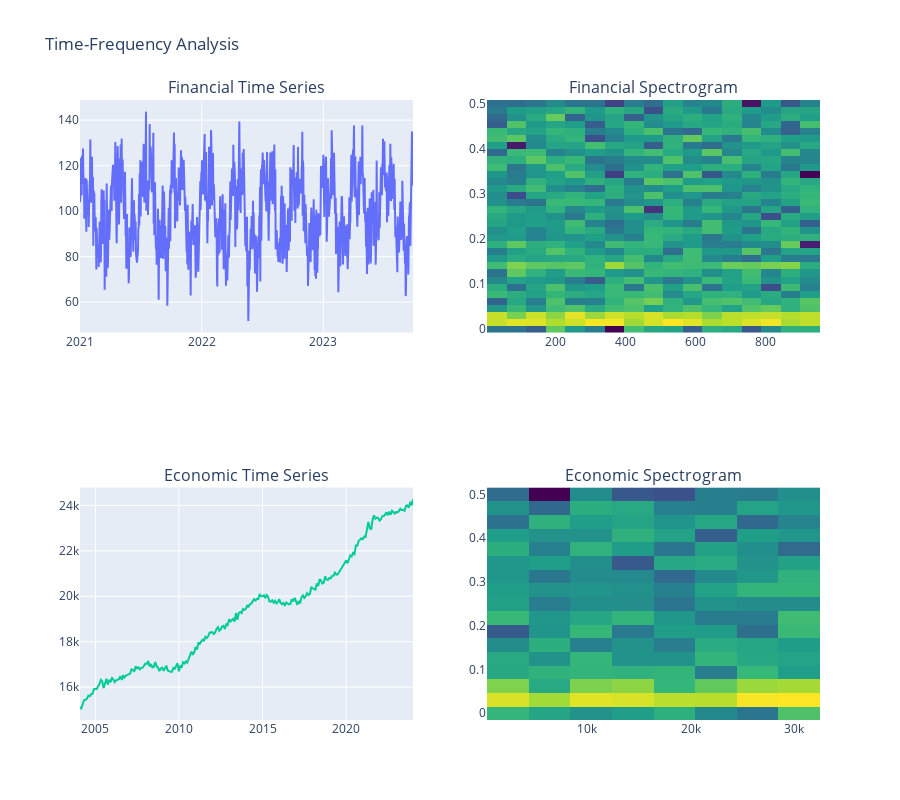

Here is the notebook cell this chart was saved with:
### Code cell
# 3. SPECTROGRAMS AND TIME-FREQUENCY ANALYSIS
print(" 3. SPECTROGRAMS & TIME-FREQUENCY ANALYSIS")
print("=" * 43)

def create_spectrogram(signal, fs=1.0, window_size=256):
    """Create spectrogram for time-frequency analysis"""
    
    # Ensure window size is appropriate
    window_size = min(window_size, len(signal) // 4)
    
    freqs, times, Sxx = spectrogram(signal, fs, nperseg=window_size)
    
    # Convert to dB scale
    Sxx_db = 10 * np.log10(Sxx + 1e-10)
    
    return freqs, times, Sxx_db

# Time-varying frequency analysis for financial data
fin_freqs, fin_times, fin_spec = create_spectrogram(financial_df['price'].values, 1.0, 64)

print("Financial Spectrogram Analysis:")
print(f"Frequency resolution: {fin_freqs[1]:.4f} cycles/day")
print(f"Time resolution: {fin_times[1]:.1f} days")

# Dominant frequency evolution
dominant_freq_evolution = []
for t_idx in range(len(fin_times)):
    power_slice = fin_spec[:, t_idx]
    dominant_idx = np.argmax(power_slice)
    dominant_freq_evolution.append(fin_freqs[dominant_idx])

freq_variability = np.std(dominant_freq_evolution)
print(f"Dominant frequency variability: {freq_variability:.4f}")

# Economic time-frequency analysis
econ_freqs, econ_times, econ_spec = create_spectrogram(economic_df['gdp'].values, 1/12, 32)

print(f"\nEconomic Spectrogram Analysis:")
print(f"Frequency resolution: {econ_freqs[1]*12:.3f} cycles/year")
print(f"Time resolution: {econ_times[1]*12:.1f} months")

# Identify time periods with strong cyclical behavior
cycle_strength = np.mean(econ_spec, axis=0)
high_cycle_periods = econ_times[cycle_strength > np.percentile(cycle_strength, 75)]
print(f"High cyclical activity periods: {len(high_cycle_periods)} windows")

# Advanced windowing techniques
def apply_windowing(signal, window_type='hann'):
    """Apply different windowing functions"""
    
    n = len(signal)
    
    if window_type == 'hann':
        window = hann(n)
    elif window_type == 'blackman':
        window = blackman(n)
    elif window_type == 'kaiser':
        window = kaiser(n, beta=8.6)
    else:
        window = np.ones(n) # Rectangular
    
    windowed_signal = signal * window
    
    # Compute FFT with windowing
    fft_windowed = rfft(windowed_signal)
    fft_original = rfft(signal)
    
    # Compare spectral leakage
    magnitude_windowed = np.abs(fft_windowed)
    magnitude_original = np.abs(fft_original)
    
    return {
        'windowed_signal': windowed_signal,
        'window': window,
        'magnitude_windowed': magnitude_windowed,
        'magnitude_original': magnitude_original
    }

# Test windowing on sensor data subset
sensor_subset = sensor_df['signal'].values[:512] # Power of 2 for efficiency
windowing_results = {}

for window_type in ['rectangular', 'hann', 'blackman', 'kaiser']:
    result = apply_windowing(sensor_subset, window_type)
    windowing_results[window_type] = result

print(f"\nWindowing Function Comparison:")
for window_type, result in windowing_results.items():
    # Measure spectral leakage (energy outside main peaks)
    main_peak_idx = np.argmax(result['magnitude_windowed'])
    total_energy = np.sum(result['magnitude_windowed'] ** 2)
    
    # Define main peak region (±5 bins)
    start_idx = max(0, main_peak_idx - 5)
    end_idx = min(len(result['magnitude_windowed']), main_peak_idx + 6)
    main_peak_energy = np.sum(result['magnitude_windowed'][start_idx:end_idx] ** 2)
    
    leakage_ratio = 1 - (main_peak_energy / total_energy)
    print(f" {window_type:12}: Spectral leakage = {leakage_ratio:.3f}")

# Visualize spectrogram
fig_spec = make_subplots(
    rows=2, cols=2,
    subplot_titles=['Financial Time Series', 'Financial Spectrogram',
                   'Economic Time Series', 'Economic Spectrogram'])

# Financial data
fig_spec.add_trace(
    go.Scatter(x=financial_df.index, y=financial_df['price'], name='Price'),
    row=1, col=1
)

# Financial spectrogram (show subset for clarity)
fig_spec.add_trace(
    go.Heatmap(z=fin_spec, x=fin_times, y=fin_freqs,
              colorscale='Viridis', showscale=False),
    row=1, col=2
)

# Economic data
fig_spec.add_trace(
    go.Scatter(x=economic_df.index, y=economic_df['gdp'], name='GDP'),
    row=2, col=1
)

# Economic spectrogram
fig_spec.add_trace(
    go.Heatmap(z=econ_spec, x=econ_times*12, y=econ_freqs*12,
              colorscale='Viridis', showscale=False),
    row=2, col=2
)

fig_spec.update_layout(height=800, title="Time-Frequency Analysis", showlegend=False)
fig_spec.show()

### Figure 1 — Plotly figure (JSON) as saved in the notebook; plotly's stock layout.template omitted (floating-point values rounded to 4 significant figures; data arrays with more than 128 entries replaced by an {"elided": "..."} marker saying what was removed)
{"data": [{"name": "Price", "type": "scatter", "x": {"elided": "1000 str values"}, "xaxis": "x", "y": {"elided": "1000 float values"}, "yaxis": "y"}, {"colorscale": [[0, "#440154"], [0.1111, "#482878"], [0.2222, "#3e4989"], [0.3333, "#31688e"], [0.4444, "#26828e"], [0.5556, "#1f9e89"], [0.6667, "#35b779"], [0.7778, "#6ece58"], [0.8889, "#b5de2b"], [1, "#fde725"]], "showscale": false, "type": "heatmap", "x": [32.0, 88.0, 144.0, 200.0, 256.0, 312.0, 368.0, 424.0, 480.0, 536.0, 592.0, 648.0, 704.0, 760.0, 816.0, 872.0, 928.0], "xaxis": "x2", "y": [0.0, 0.01562, 0.03125, 0.04688, 0.0625, 0.07812, 0.09375, 0.1094, 0.125, 0.1406, 0.1562, 0.1719, 0.1875, 0.2031, 0.2188, 0.2344, 0.25, 0.2656, 0.2812, 0.2969, 0.3125, 0.3281, 0.3438, 0.3594, 0.375, 0.3906, 0.4062, 0.4219, 0.4375, 0.4531, 0.4688, 0.4844, 0.5], "yaxis": "y2", "z": {"elided": "33x17 float values"}}, {"name": "GDP", "type": "scatter", "x": {"elided": "240 str values"}, "xaxis": "x3", "y": {"elided": "240 float values"}, "yaxis": "y3"}, {"colorscale": [[0, "#440154"], [0.1111, "#482878"], [0.2222, "#3e4989"], [0.3333, "#31688e"], [0.4444, "#26828e"], [0.5556, "#1f9e89"], [0.6667, "#35b779"], [0.7778, "#6ece58"], [0.8889, "#b5de2b"], [1, "#fde725"]], "showscale": false, "type": "heatmap", "x": [2304.0, 6336.0, 10370.0, 14400.0, 18430.0, 22460.0, 26500.0, 30530.0], "xaxis": "x4", "y": [0.0, 0.03125, 0.0625, 0.09375, 0.125, 0.1562, 0.1875, 0.2187, 0.25, 0.2812, 0.3125, 0.3438, 0.375, 0.4062, 0.4375, 0.4688, 0.5], "yaxis": "y4", "z": {"elided": "17x8 float values"}}], "layout": {"annotations": [{"font": {"size": 16}, "showarrow": false, "text": "Financial Time Series", "x": 0.225, "xanchor": "center", "xref": "paper", "y": 1, "yanchor": "bottom", "yref": "paper"}, {"font": {"size": 16}, "showarrow": false, "text": "Financial Spectrogram", "x": 0.775, "xanchor": "center", "xref": "paper", "y": 1, "yanchor": "bottom", "yref": "paper"}, {"font": {"size": 16}, "showarrow": false, "text": "Economic Time Series", "x": 0.225, "xanchor": "center", "xref": "paper", "y": 0.375, "yanchor": "bottom", "yref": "paper"}, {"font": {"size": 16}, "showarrow": false, "text": "Economic Spectrogram", "x": 0.775, "xanchor": "center", "xref": "paper", "y": 0.375, "yanchor": "bottom", "yref": "paper"}], "height": 800, "showlegend": false, "title": {"text": "Time-Frequency Analysis"}, "xaxis": {"anchor": "y", "domain": [0, 0.45]}, "xaxis2": {"anchor": "y2", "domain": [0.55, 1]}, "xaxis3": {"anchor": "y3", "domain": [0, 0.45]}, "xaxis4": {"anchor": "y4", "domain": [0.55, 1]}, "yaxis": {"anchor": "x", "domain": [0.625, 1]}, "yaxis2": {"anchor": "x2", "domain": [0.625, 1]}, "yaxis3": {"anchor": "x3", "domain": [0, 0.375]}, "yaxis4": {"anchor": "x4", "domain": [0, 0.375]}}}
